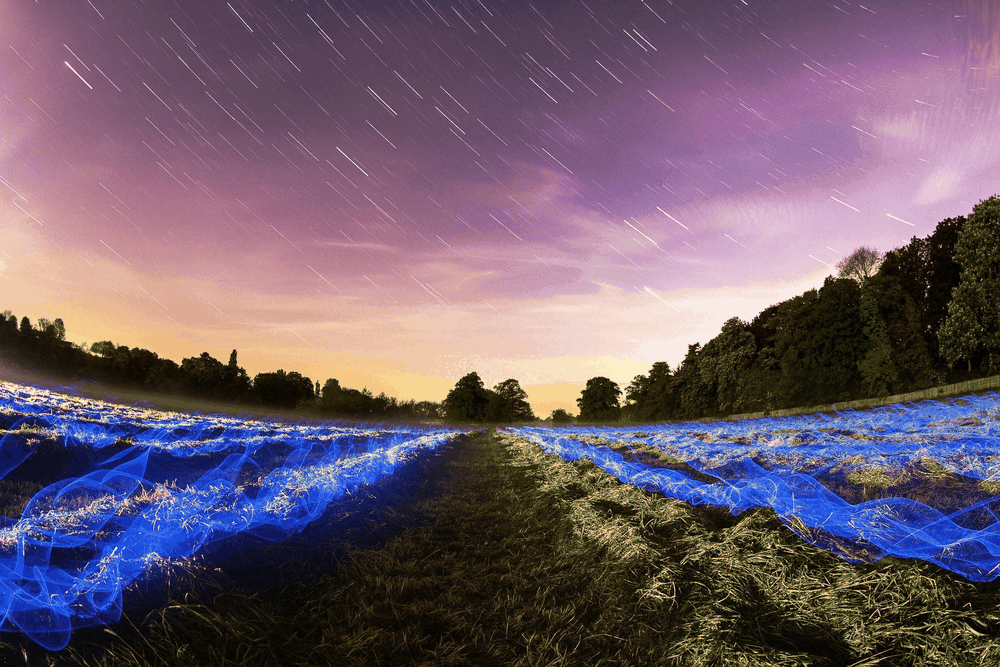
#> input picture DIP/data/sample_1.gif, 1000 x 667 px, shrunk from 1920 x 1280 before the run, given in place of sample_1.png, which was not available
$ jupyter execute --allow-errors 2_9.ipynb
#> lines starting #> are read from the running program, lines starting #| are printed output that depends on the picture; pictures that were not available may be replaced by others from this repository, and a replacement may not be noted
[cell 1]
#reconstruct the image using interpolation methods/functions
import os
import sys
import numpy as np
import matplotlib.pyplot as plt
from scipy.interpolate import griddata
import matplotlib.pylab as plt
from PIL import Image

[cell 2]
img_name = "../data/sample_1.png" # rows=534  col=800
im = Image.open(img_name)
#> im is the input picture: PIL image 1000x667 P; mean R, G, B 111.2, 92.4, 109.3
im = np.array(im.convert('L'))
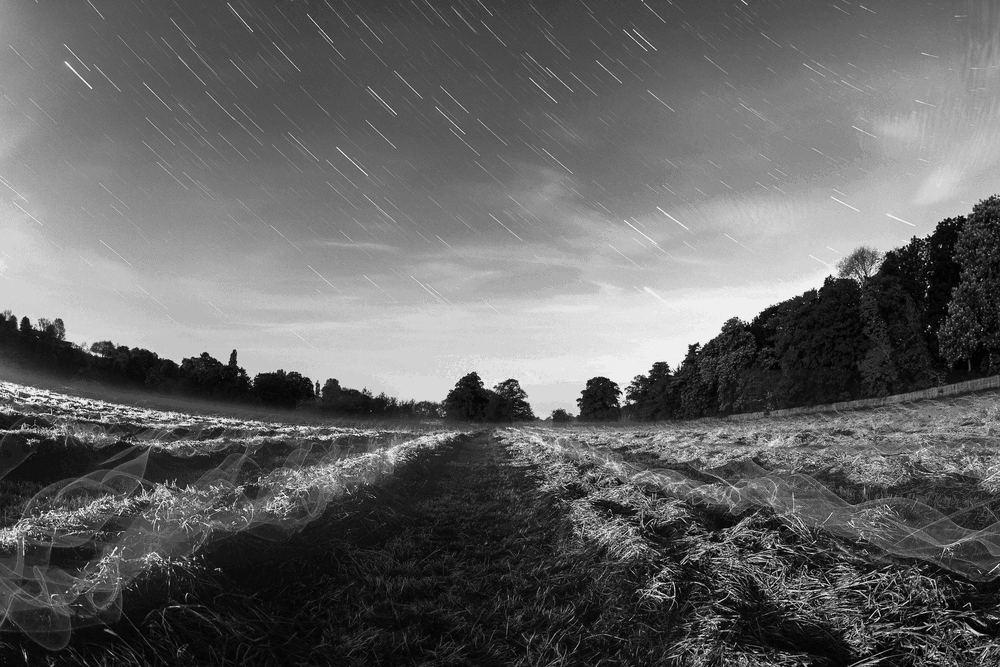
#> im: shape (667, 1000); min 2, max 239, mean 99.9
im

[cell 3]
# A meshgrid of pixel coordinate
nx, ny = im.shape[1], im.shape[0]
#> nx = 1000; ny = 667
X, Y = np.meshgrid(np.arange(0, nx, 1), np.arange(0, ny, 1))
print(X, Y)
#> (printed output is left out)

[cell 4]
import cv2

i=2
nrows, ncols = 2,2
nsamples = 10**(i+2)
print(nsamples)
ix = np.random.randint(im.shape[1], size=nsamples)

iy = np.random.randint(im.shape[0], size=nsamples)

#select a subset of pixels
samples = im[iy, ix]
#> samples = 10000 values, max 239 at index 9, min 2 at index 68, mean 99.81
int_im = griddata((iy,ix), samples, (Y,X))
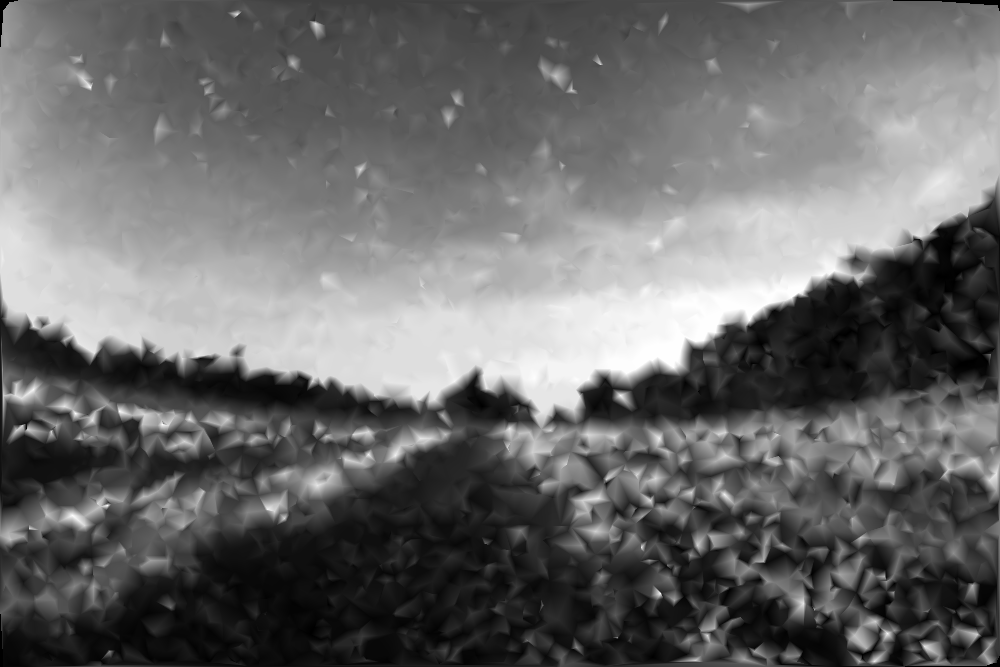
#> int_im: shape (667, 1000) float64; 0.1% of the values are NaN or infinite; the others: min 2, max 239, mean 100; drawn with min black, max white, NaN and infinite black

plt.imshow(int_im, cmap=plt.get_cmap('Greys_r'))

# print(int_im.dtype)

uint8_array = (int_im).astype(np.uint8)

equ = cv2.equalizeHist(uint8_array)
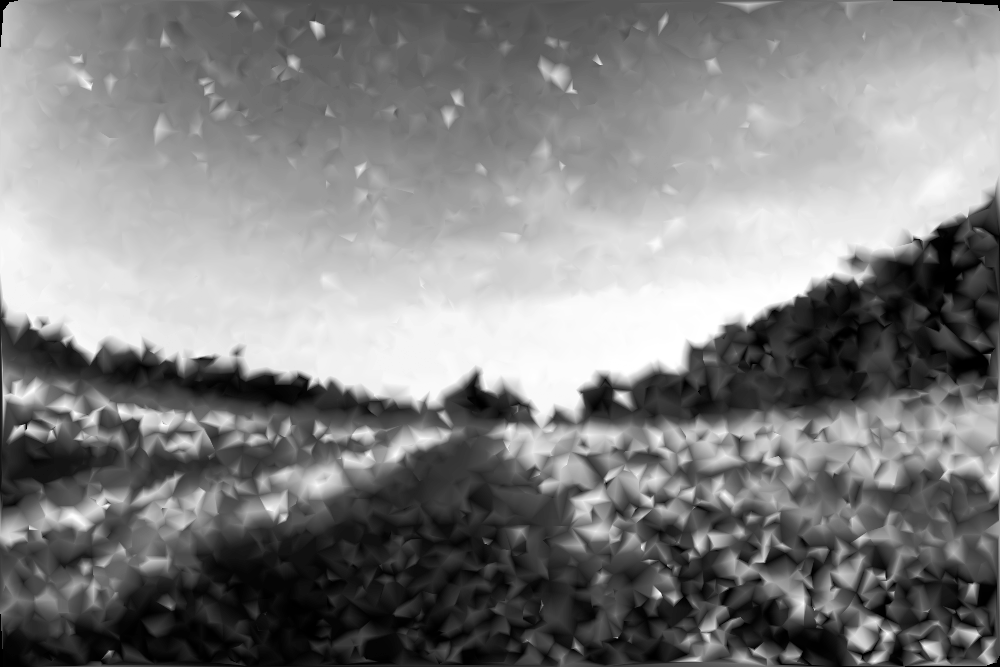
#> equ: shape (667, 1000); min 0, max 255, mean 128
print(uint8_array.dtype)
#| uint8
plt.imshow(equ, cmap=plt.get_cmap('Greys_r'))
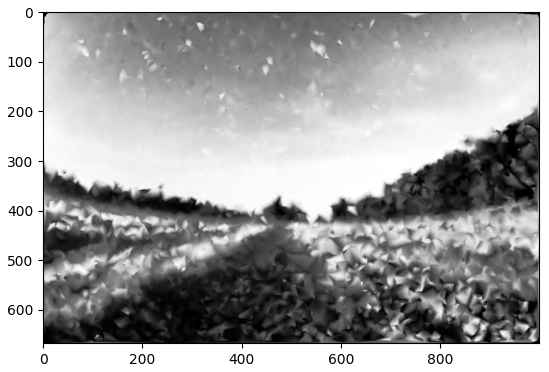
#> figure drawn by matplotlib, 1 panel

#> (a cell that did not finish here is left out)

[cell 6]
from skimage import data
from skimage import exposure
from skimage.exposure import match_histograms


reference = data.coffee()
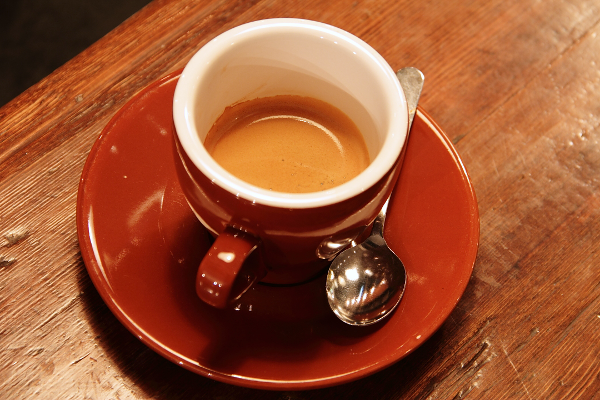
#> input picture skimage.data.coffee(), 600 x 400 px
#> reference is the input picture: shape (400, 600, 3); mean R, G, B 158.6, 85.8, 51.5
image = data.chelsea()
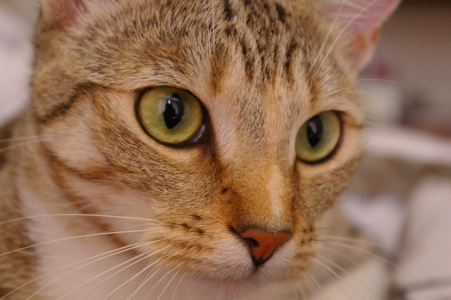
#> input picture skimage.data.chelsea(), 451 x 300 px
#> image is the input picture: shape (300, 451, 3); mean R, G, B 147.7, 111.4, 86.8

matched = match_histograms(image, reference)
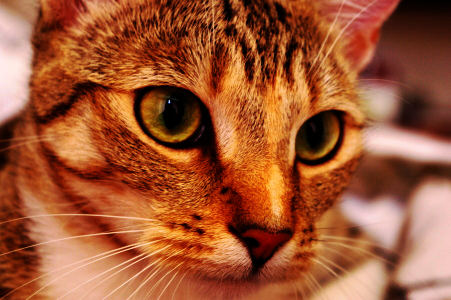
#> matched: shape (300, 451, 3) float64; mean R, G, B 160.3, 86, 50.6

#> (the rest of this cell did not finish here and is left out)
